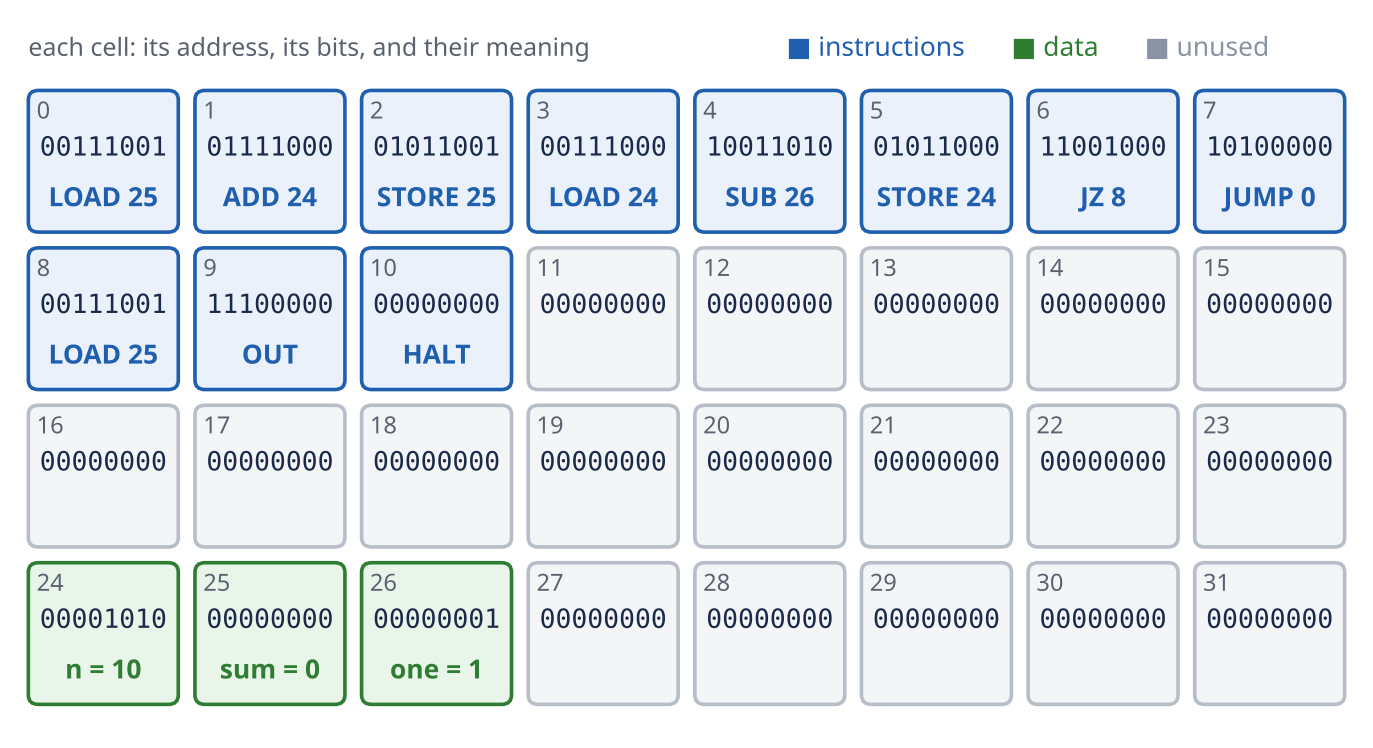

This chart was generated by the following Python code:
import matplotlib; matplotlib.use("Agg")
import matplotlib.pyplot as plt
from matplotlib.patches import FancyBboxPatch
plt.rcParams["font.family"] = ["Noto Sans", "DejaVu Sans"]
names = ["HALT","LOAD","STORE","ADD","SUB","JUMP","JZ","OUT"]
mem = {0:0x39,1:0x78,2:0x59,3:0x38,4:0x9A,5:0x58,6:0xC8,7:0xA0,8:0x39,9:0xE0,10:0x00,24:10,25:0,26:1}
dnames = {24:"n", 25:"sum", 26:"one"}
fig, ax = plt.subplots(figsize=(8.6, 4.6), dpi=200)
ax.set_xlim(0, 8); ax.set_ylim(-0.15, 4.35); ax.axis("off"); ax.invert_yaxis()
for a in range(32):
    r, c = divmod(a, 8)
    x, y = c, r + 0.25
    if a <= 10:   fc, ec = "#EAF1FB", "#1F5FAD"
    elif a in dnames: fc, ec = "#EAF5EA", "#2E7D32"
    else:         fc, ec = "#F4F5F7", "#B8BEC8"
    ax.add_patch(FancyBboxPatch((x+0.05, y+0.05), 0.9, 0.9, boxstyle="round,pad=0,rounding_size=0.06", fc=fc, ec=ec, lw=1.3))
    ax.text(x+0.1, y+0.17, str(a), fontsize=8.5, color="#5A6270", va="center")
    v = mem.get(a, 0)
    ax.text(x+0.5, y+0.42, f"{v:08b}", fontsize=9.5, family="DejaVu Sans Mono", ha="center", va="center", color="#1B2A4A")
    if a <= 10:
        op, ad = v >> 5, v & 31
        lab = names[op] + ("" if op in (0, 7) else f" {ad}")
        ax.text(x+0.5, y+0.72, lab, fontsize=9.5, ha="center", va="center", color="#1F5FAD", weight="bold")
    elif a in dnames:
        ax.text(x+0.5, y+0.72, f"{dnames[a]} = {v}", fontsize=9.5, ha="center", va="center", color="#2E7D32", weight="bold")
ax.text(0.05, 0.08, "each cell: its address, its bits, and their meaning", fontsize=9, color="#5A6270")
ax.text(4.6, 0.08, "■ instructions", fontsize=9.5, color="#1F5FAD")
ax.text(5.95, 0.08, "■ data", fontsize=9.5, color="#2E7D32")
ax.text(6.75, 0.08, "■ unused", fontsize=9.5, color="#8A93A3")
plt.savefig("fig_mem.png", bbox_inches="tight", facecolor="white")
